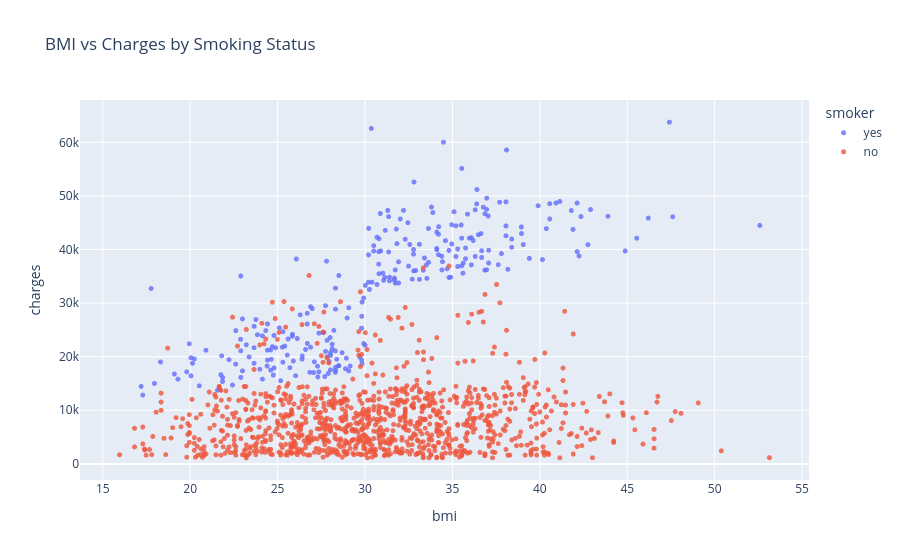

The notebook cell this image was saved under:
### Code cell
fig = px.scatter(medical_df, x="bmi", y="charges", opacity=0.8, hover_data=['sex'],color='smoker', title="BMI vs Charges by Smoking Status")
fig.update_traces(marker_size=5)
fig.show()

### Figure 1 — Plotly figure (JSON) as saved in the notebook; plotly's stock layout.template omitted (floating-point values rounded to 4 significant figures; data arrays with more than 128 entries replaced by an {"elided": "..."} marker saying what was removed)
{"data": [{"customdata": {"elided": "274x1 str values"}, "hovertemplate": "smoker=yes<br>bmi=%{x}<br>charges=%{y}<br>sex=%{customdata[0]}<extra></extra>", "legendgroup": "yes", "marker": {"color": "#636efa", "opacity": 0.8, "size": 5, "symbol": "circle"}, "mode": "markers", "name": "yes", "showlegend": true, "type": "scattergl", "x": {"elided": "274 float values"}, "xaxis": "x", "y": {"elided": "274 float values"}, "yaxis": "y"}, {"customdata": {"elided": "1064x1 str values"}, "hovertemplate": "smoker=no<br>bmi=%{x}<br>charges=%{y}<br>sex=%{customdata[0]}<extra></extra>", "legendgroup": "no", "marker": {"color": "#EF553B", "opacity": 0.8, "size": 5, "symbol": "circle"}, "mode": "markers", "name": "no", "showlegend": true, "type": "scattergl", "x": {"elided": "1064 float values"}, "xaxis": "x", "y": {"elided": "1064 float values"}, "yaxis": "y"}], "layout": {"legend": {"title": {"text": "smoker"}, "tracegroupgap": 0}, "title": {"text": "BMI vs Charges by Smoking Status"}, "xaxis": {"anchor": "y", "domain": [0, 1], "title": {"text": "bmi"}}, "yaxis": {"anchor": "x", "domain": [0, 1], "title": {"text": "charges"}}}}
